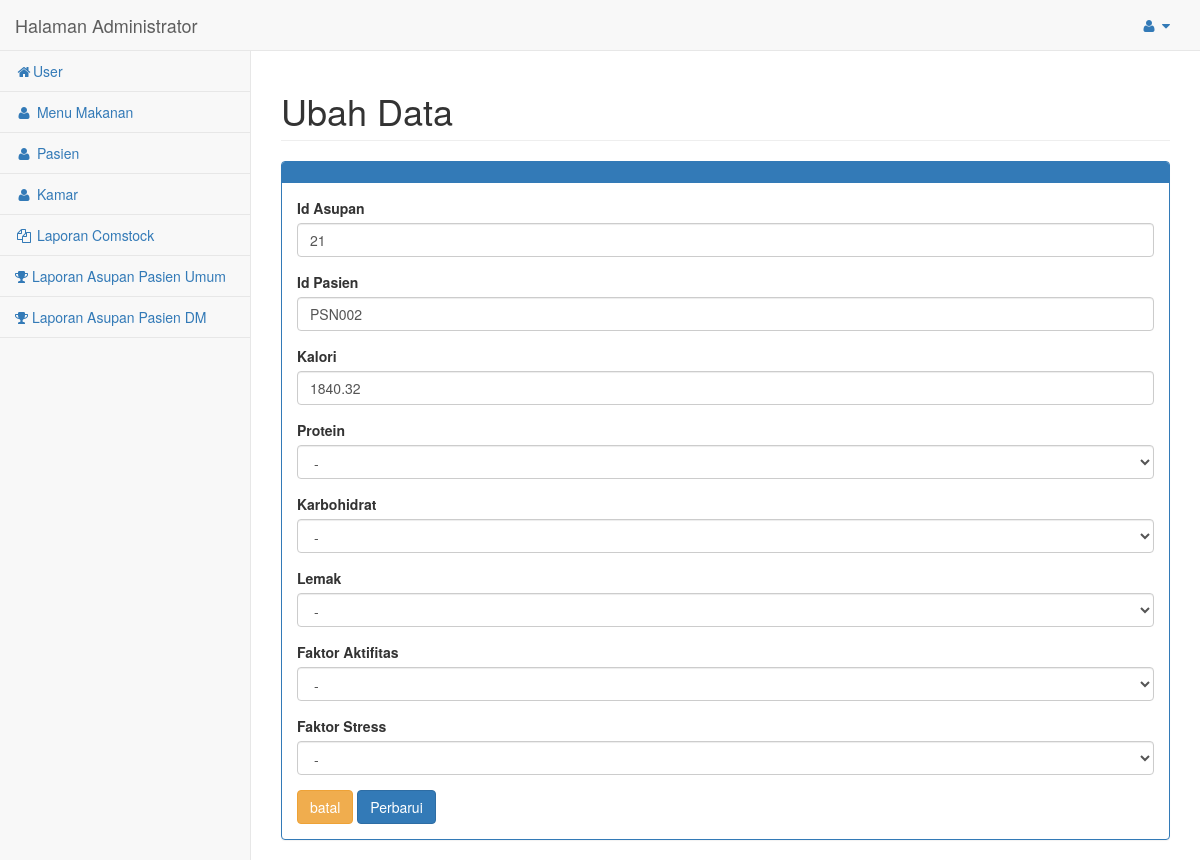
Screenshot of /admin/asupan/edit.php?id=21 (signed in) with the database file from the repository.
### tables this page shows
CREATE TABLE `asupan` (
  `id` int(8) NOT NULL,
  `id_pasien` varchar(8) NOT NULL,
  `kalori` double NOT NULL,
  `protein` varchar(5) NOT NULL,
  `karbohidrat` varchar(5) NOT NULL,
  `lemak` varchar(5) NOT NULL,
  `fa` varchar(5) NOT NULL,
  `fs` varchar(5) NOT NULL,
  `tanggal` date NOT NULL,
  `waktu` varchar(6) NOT NULL,
  `protein_gr` double NOT NULL,
  `karbo_gr` double NOT NULL,
  `lemak_gr` double NOT NULL
);

### admin/asupan/functions.php (called while the page is built, shortened)
<?php
include '../koneksi.php';
function tampil($query){
	global $conn;
	$i=mysqli_query($conn,$query);
	$rows=[];
	while ( $row=mysqli_fetch_assoc($i)) {
		$rows[]=$row;
	}
	return $rows;
}
?>

### admin/asupan/edit.php (the view, shortened to what this page needs)
<?php
require 'functions.php';
$id=$_GET["id"];
$data=tampil("SELECT * FROM asupan WHERE id= '$id' ")[0];
?>
<!DOCTYPE html>
<html>
<head>
    <link href="../vendor/bootstrap/css/bootstrap.min.css" rel="stylesheet">
    <link href="../vendor/metisMenu/metisMenu.min.css" rel="stylesheet">
    <link href="../vendor/datatables-plugins/dataTables.bootstrap.css" rel="stylesheet">
    <link href="../vendor/datatables-responsive/dataTables.responsive.css" rel="stylesheet">
    <link href="../dist/css/sb-admin-2.css" rel="stylesheet">
    <link href="../vendor/font-awesome/css/font-awesome.min.css" rel="stylesheet" type="text/css">
</head>
<body>
<?php
include 'menu.php';
 ?>
<div id="page-wrapper">
            <div class="row">
                <div class="col-lg-12">
                     <h1 class="page-header">Ubah Data</h1>
                    <div class="panel panel-primary">
                        <div class="panel-heading">
                        </div>
                        <div class="panel-body">
                            <div class="row">
                                <div class="col-lg-12">
                                    <form action="" method="post" enctype="multipart/form-data">
                                        <div class="form-group">
                                            <label for="id">Id Asupan</label>
                                            <input class="form-control" type="text" name="id" id="id" required value="<?php echo $data["id"]; ?>">
                                        </div>
                                        <div class="form-group">
                                            <label for="id_pasien">Id Pasien</label>
                                            <input class="form-control" type="text" name="id_pasien" id="id_pasien" required value="<?php echo $data["id_pasien"]; ?>">
                                        </div>
                                        <div class="form-group">
                                            <label for="kalori">Kalori</label>
                                            <input class="form-control" type="text" name="kalori" id="kalori" required value="<?php echo $data["kalori"]; ?>">
                                        </div>
                                         <div class="form-group">
                                            <label for="protein">Protein</label>
                                            <select class="form-control" type="text" name="protein" id="protein" required value="<?php echo $data["protein"]; ?>">
                                              <option>-</option>
                                            </select>
                                        </div>
                                        <div class="form-group">
                                            <label for="karbohidrat">Karbohidrat</label>
                                            <select class="form-control" type="text" name="karbohidrat" id="karbohidrat" required value="<?php echo $data["karbohidrat"]; ?>">
                                              <option>-</option>
                                            </select>
                                        </div>
                                        <div class="form-group">
                                            <label for="lemak">Lemak</label>
                                            <select class="form-control" type="text" name="lemak" id="lemak" required value="<?php echo $data["lemak"]; ?>">
                                              <option>-</option>
                                            </select>
                                        </div>
                                        <div class="form-group">
                                            <label for="fa">Faktor Aktifitas</label>
                                            <select class="form-control" type="text" name="fa" id="fa" required value="<?php echo $data["fa"]; ?>">
                                              <option>-</option>
                                            </select>
                                        </div>
                                        <div class="form-group">
                                            <label for="fs">Faktor Stress</label>
                                            <select class="form-control" type="text" name="fs" id="fa" required value="<?php echo $data["fs"]; ?>">
                                              <option>-</option>
                                            </select>
                                        </div>
                                        <a class="btn btn-warning" href="index.php">batal</a>
                                        <button class="btn btn-primary" type="submit" name="submit">Perbarui</button>
                                    </form>
                                </div>
                            </div>
                        </div>
                    </div>
                </div>
            </div>
        </div>
</body>
</html>

### rows the page displays
asupan: id "21", id_pasien "PSN002", kalori "1840.32", protein "-", karbohidrat "-", lemak "-", fa "-", fs "-"
